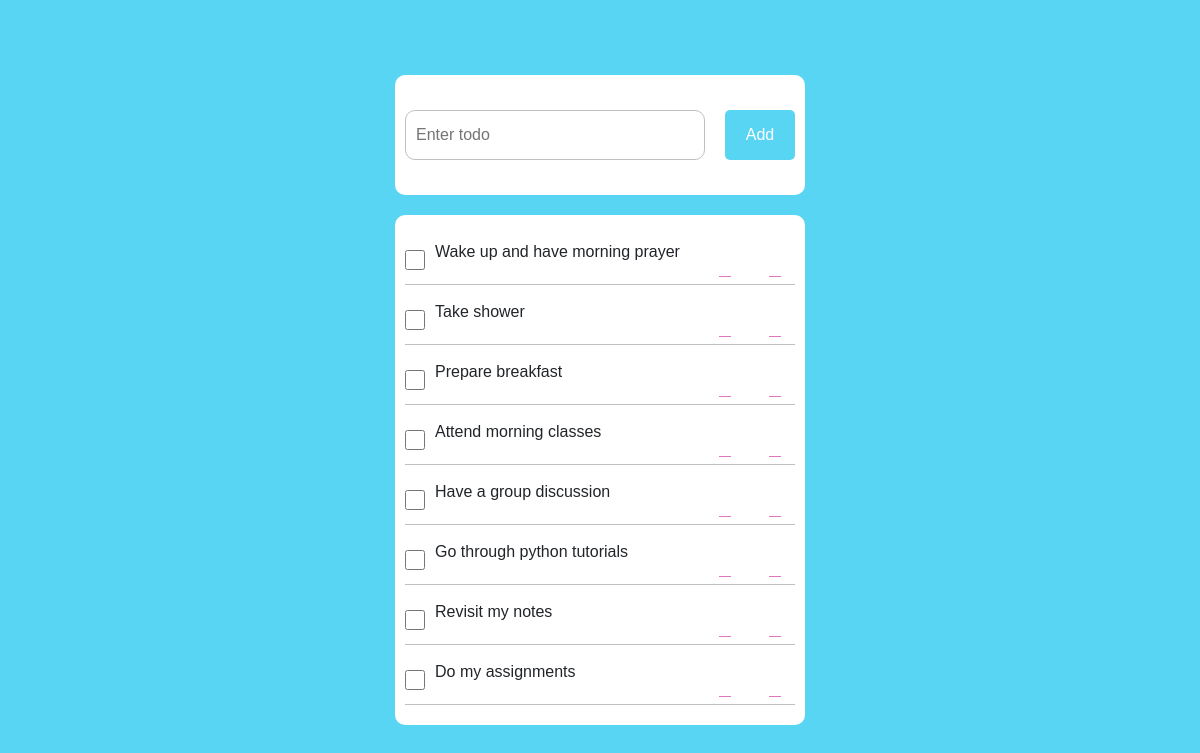
The app's page /, older data.
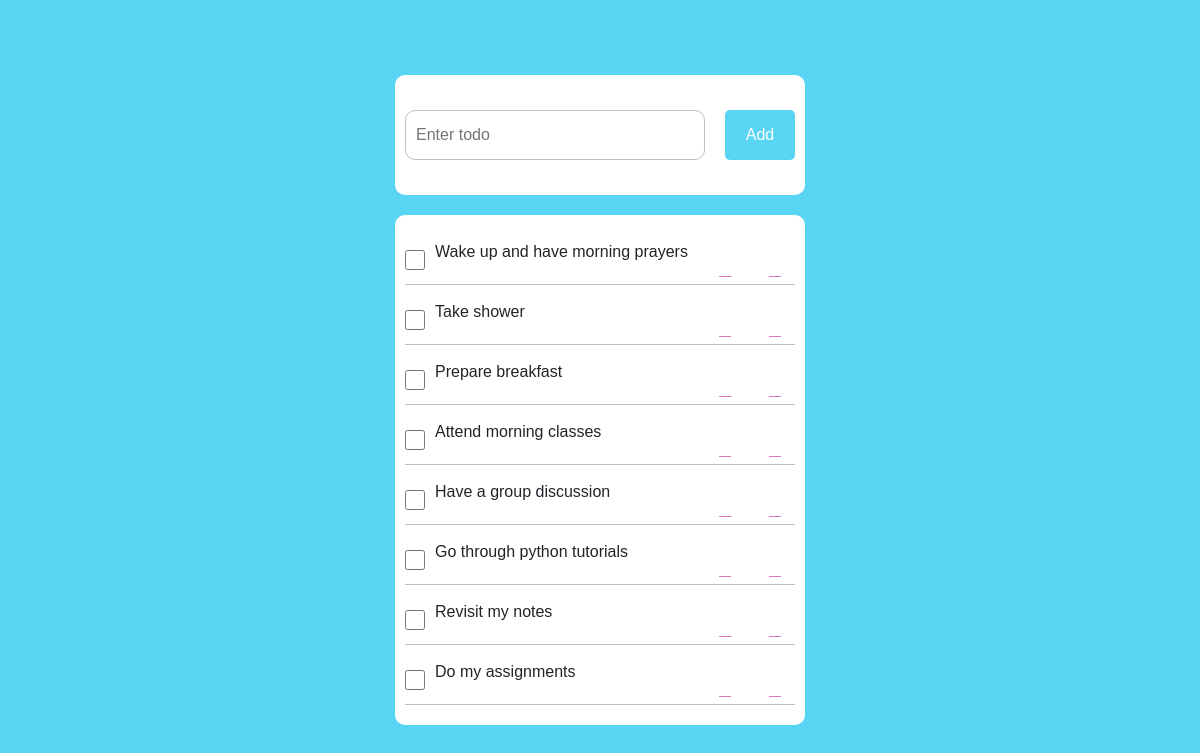
The same page, newer data.
### todoapp/models.py (models this page shows, shortened)
class Task(models.Model):
    title = models.CharField(max_length=200)
    completed = models.BooleanField(default=False)
    created_at = models.DateTimeField(auto_now_add=True)
    updated_at = models.DateTimeField(auto_now=True)

### todoapp/views.py (the view)
# urls.py: path("", views.task_list, name= "task-list"),
def task_list(request):
    tasks = Task.objects.all()
    form = TaskForm()
    if request.method=="POST":
        form = TaskForm(request.POST)
        if form.is_valid():
            form.save()
            return redirect("task-list")
    context = {"tasks":tasks,"form": form}
    return render(request, "task_list.html", context)

### todoapp/forms.py
class TaskForm(forms.ModelForm):
    title = forms.CharField(widget=forms.TextInput(attrs={"class":"myinput","placeholder":"Enter todo"}))
    class Meta:
        model = Task
        fields = ["title"]

### todoapp/templates/task_list.html (shortened to what this page needs)
{% extends "base.html" %}
{% block content %}
<div class="todo-container">
  <div class="todo-search">
    <form action="" method="POST">
      {{form.title}}
      <button>Add</button>
    </form>
  </div>
  <div class="todo-list">
    {% for task in tasks %}
    <div class="todo-list-item">
      <div class="task">
        <input type="checkbox" />
        <p>{{task.title}}</p>
      </div>
      <div class="btn-container">
        <div class="edit">
          <a href="{% url 'task-update' task.id %}">
            <i class=" fa-fa-solid fa-pen-to-square"></i>
          </a>
        </div>
        <div class="del">
          <a href="{% url 'task-delete' task.id %}">
            <i class=" fa-trash-can"></i>
          </a>
        </div>
      </div>
    </div>
    {% endfor %}
  </div>
</div>
{% endblock content %}

Row changes from the older to the newer data that the page shows:
changed Task: title "Wake up and have morning prayer" → "Wake up and have morning prayers"
